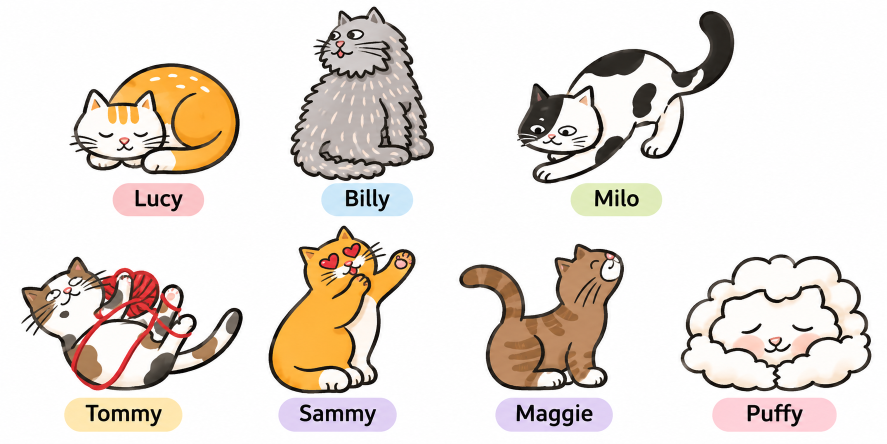
#> input picture B1L3/assets/images/cats.png, 1774 x 887 px (shown at 1/2 size)
$ python prepare_assets.py
#> lines starting #> are read from the running program, lines starting #| are printed output that depends on the picture; after the words box and inside, x2 and y2 are one past the last pixel; in counts of white or black regions, pixels touching at a corner belong together
"""Deterministic crops from the supplied character sheet; no generated artwork."""
from pathlib import Path
from collections import deque
from PIL import Image, ImageDraw
import numpy as np

ROOT = Path(__file__).resolve().parents[1]
DIR = ROOT / 'assets' / 'images'
sheet = Image.open(DIR / 'cats.png').convert('RGB')
#> sheet is the input picture: PIL image 1774x887 RGB; mean R, G, B 230.4, 222.5, 215.8
crops = {
    'lucy': (130, 115, 490, 359),
    'billy': (574, 5, 878, 365),
    'milo': (1020, 10, 1479, 367),
    'tommy': (32, 502, 494, 789),
    'sammy': (529, 444, 841, 790),
    'maggie': (910, 477, 1260, 786),
    'puffy': (1353, 500, 1752, 789),
}
for name, box in crops.items():
    rgb = np.array(sheet.crop(box))
    h, w = rgb.shape[:2]
    # Only whites connected to the crop boundary are background. White fur stays.
    eligible = (rgb.min(axis=2) > 212) & (np.ptp(rgb, axis=2) < 31)
    outside = np.zeros((h, w), dtype=bool)
    queue = deque([(x, y) for x in range(w) for y in (0, h-1)] +
                  [(x, y) for y in range(h) for x in (0, w-1)])
    while queue:
        x, y = queue.popleft()
        if x < 0 or y < 0 or x >= w or y >= h or outside[y, x] or not eligible[y, x]:
            continue
        outside[y, x] = True
        queue.extend(((x-1, y), (x+1, y), (x, y-1), (x, y+1)))
    alpha = np.where(outside, 0, 255).astype('uint8')
    rgba = Image.fromarray(np.dstack((rgb, alpha)))
    bounds = rgba.getbbox()
    rgba = rgba.crop(bounds)
    padded = Image.new('RGBA', (rgba.width + 8, rgba.height + 8))
    padded.alpha_composite(rgba, (4, 4))
    padded.save(DIR / f'{name}.png')
    assert padded.getextrema()[3] == (0, 255)
    print(name, padded.size, 'transparent RGBA')
#> this loop made 7 passes
#> bounds on passes 1 to 7: (9, 11, 350, 234), (6, 8, 294, 357), (14, 12, 449, 357), (10, 11, 454, 279), (8, 7, 303, 343), (8, 10, 338, 304), (8, 9, 390, 283)
#> pass 1, `eligible = (rgb.min(axis=2) > 212) & (np.ptp(rgb, axis=2) < 31)`:
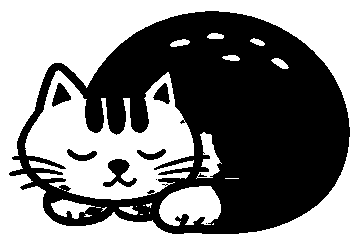
#> eligible: shape (244, 360) bool; 52.3% white; 8 black regions (2 under 20 px), largest, box (x1, y1, x2, y2) and area: (9, 11, 350, 234) 40686, (103, 159, 137, 187) 444, (52, 83, 71, 107) 252, (153, 83, 170, 104) 205, (67, 149, 97, 161) 183, (137, 149, 166, 160) 165
#> pass 1, `rgba = rgba.crop(bounds)`:
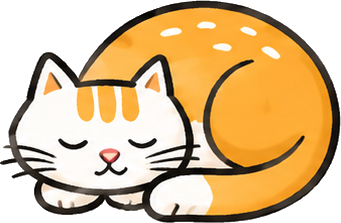
#> rgba: PIL image 341x223 RGBA; mean R, G, B, A 218.3, 188.6, 145.4, 191.6; transparent parts drawn white
#> after the loop:
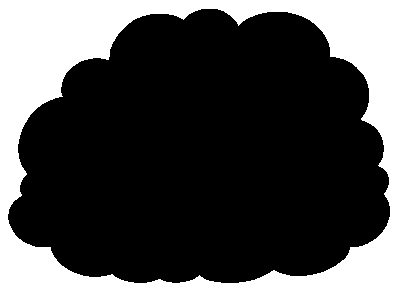
#> outside: shape (289, 399) bool; 28.3% white; 1 white region, box (x1, y1, x2, y2) and area: (0, 0, 399, 289) 32594
#> after the loop:
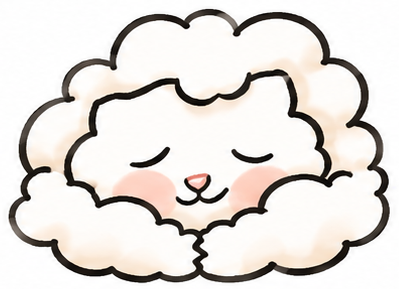
#> rgb: shape (289, 399, 3); mean R, G, B 226.3, 221.8, 217.9
#> after the loop:
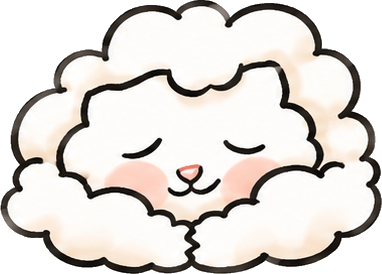
#> rgba: PIL image 382x274 RGBA; mean R, G, B, A 223.5, 218.5, 214.3, 201.5; transparent parts drawn white

# Exact pixels of the original box front, layered above Lucy after placement.
room = Image.open(DIR / 'room.png').convert('RGBA')
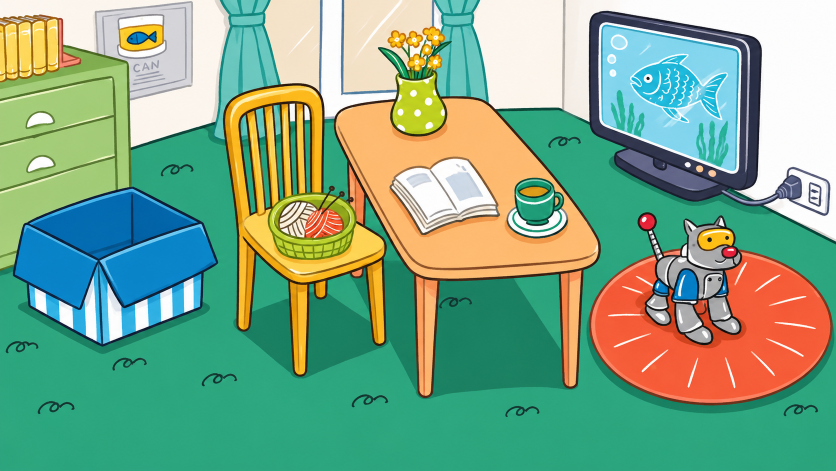
#> input picture B1L3/assets/images/room.png, 1672 x 941 px (shown at 1/2 size)
mask = Image.new('L', room.size)
#> mask: PIL image 1672x941 L; every value is 0
ImageDraw.Draw(mask).polygon([(28,550),(49,450),(199,517),(400,449),(436,526),
                             (401,545),(402,617),(200,691),(58,631)], fill=255)
#> mask: PIL image 1672x941 L; 4.1% white; 1 white region, box (x1, y1, x2, y2) and area: (28, 449, 437, 692) 64496
room.putalpha(mask)
room.save(DIR / 'box-front.png')

# A checkerboard contact sheet makes transparency and missing body parts visible.
preview = Image.new('RGB', (1000, 600), '#d0d6dc')
draw = ImageDraw.Draw(preview)
for y in range(0,600,20):
    for x in range(0,1000,20):
        if (x//20+y//20)%2: draw.rectangle((x,y,x+19,y+19), fill='#eef0f2')
for i, name in enumerate(crops):
    cat = Image.open(DIR / f'{name}.png')
    cat.thumbnail((225,235))
#> cat: PIL image 225x149 RGBA
    x, y = (i%4)*250, (i//4)*300
    preview.paste(cat, (x+(250-cat.width)//2,y+20),cat)
    draw.text((x+90,y+270),name,fill='black')
preview.save(ROOT / 'tools' / 'cutout-preview.png')
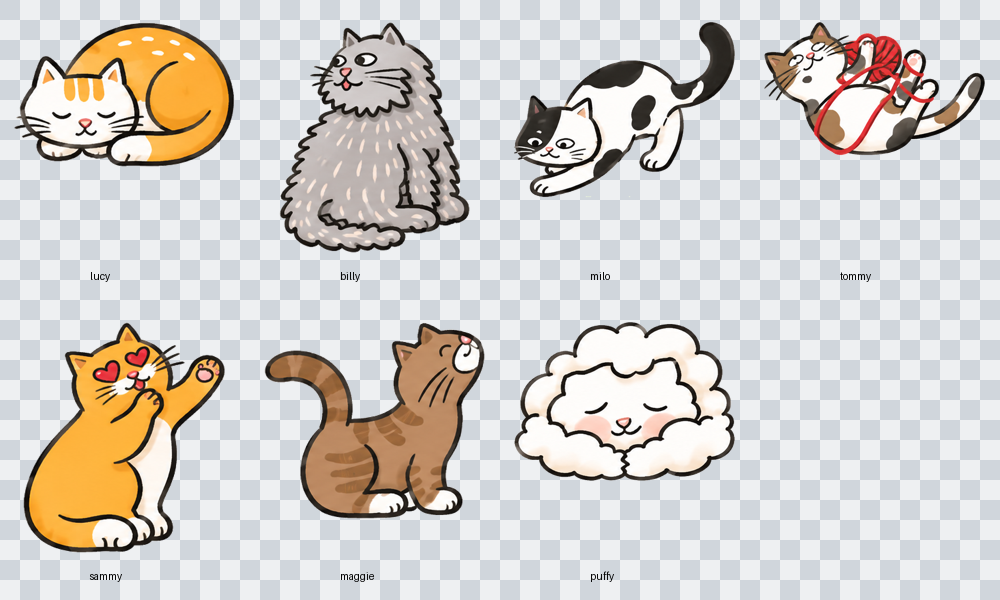
#> saved as cutout-preview.png: PIL image 1000x600 RGB; mean R, G, B 211.9, 207.8, 203.1
